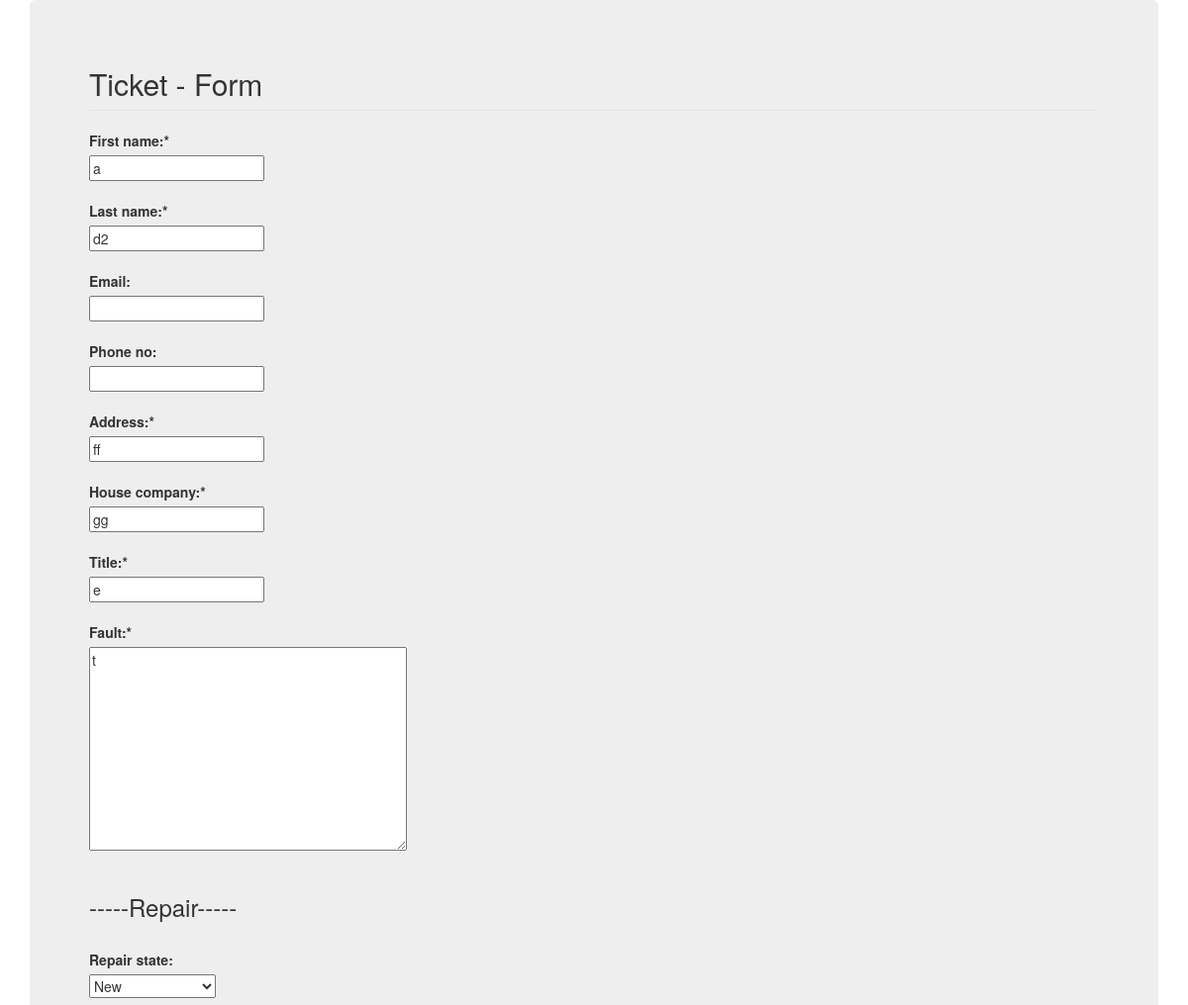
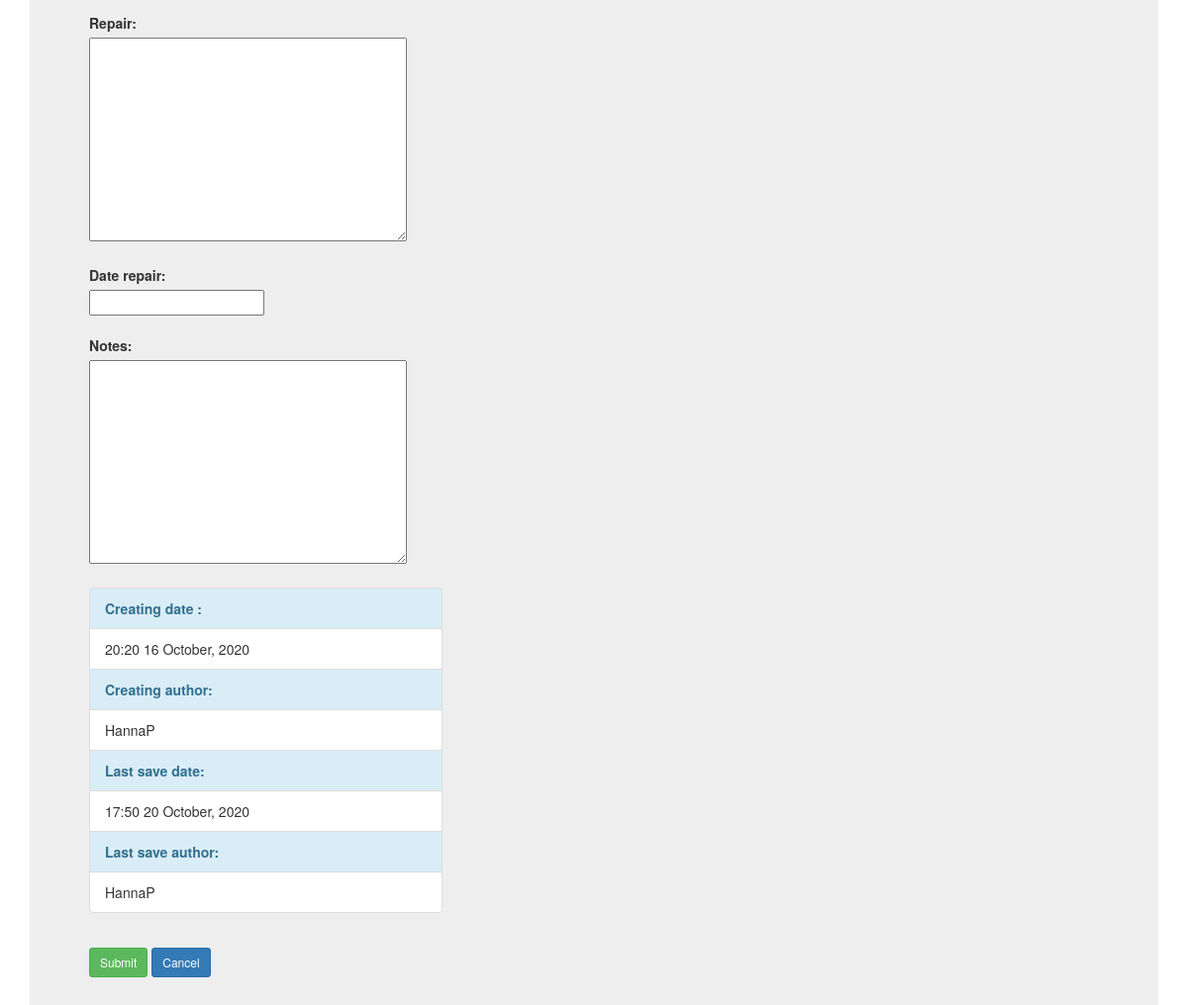
/ticket/49/update/ (signed in), run on the app's committed database (2 pictures, top to bottom).
### FacilitiesApp/models.py (models this page shows, shortened)
class Ticket(models.Model):
    first_name = models.CharField(max_length=100)
    last_name = models.CharField(max_length=100)
    email = models.CharField(max_length=100, blank=True)
    phone_no = models.CharField(max_length=100, blank=True)
    address = models.CharField(max_length=100)
    house_company = models.CharField(max_length=100)
    company_name = models.CharField(max_length=100)
    title = models.CharField(max_length=100, blank=False)
    fault = models.TextField(blank=False)
    repair_state = models.CharField(max_length=100, blank=False)
    repair = models.TextField(blank=True)
    date_repair = models.DateField(null=True, blank=True)
    notes = models.TextField(blank=True)
    date_posted = models.DateTimeField(default=timezone.now)
    date_last_save = models.DateTimeField(auto_now=timezone.now)
    username_first = models.CharField(max_length=100)
    author = models.ForeignKey(User, on_delete=models.PROTECT)

### FacilitiesApp/views.py (the view, shortened to what this page needs)
# urls.py: path('ticket/<int:pk>/update/', TicketUpdateView.as_view(), name='ticket-update'),
class TicketUpdateView(LoginRequiredMixin, UserPassesTestMixin, UpdateView):
    model = Ticket
    form_class = TicketForm
    success_url = '/'
    def get_template_names(self):
        if  self.request.user.profile.user_level > 1:
            template_name = 'FacilitiesApp/ticket_form.html'
        else:
            template_name = 'FacilitiesApp/ticket_list.html'
        return template_name
    def test_func(self):
        Ticket = self.get_object()
        if self.request.user.profile.members_of == Ticket.company_name:
            return True
        return False

### FacilitiesApp/forms.py
class TicketForm(ModelForm):
    class Meta:
        model = Ticket
        fields = ['first_name', 'last_name', 'address', 'title', 'fault','repair', 'repair_state', 'date_repair', 'phone_no', 'email', 'house_company', 'notes']
        widgets = {
            'date_repair': DateInput(),
            'repair_state': forms.Select(choices = REPAIR_CHOICES),
        }

### FacilitiesApp/templates/FacilitiesApp/ticket_form.html (shortened to what this page needs)
<!DOCTYPE html>
<html lang="en">
<head>
    <link rel="stylesheet" href="https://maxcdn.bootstrapcdn.com/bootstrap/3.3.7/css/bootstrap.min.css">
    <link rel="stylesheet" href="https://code.jquery.com/ui/1.11.0/themes/smoothness/jquery-ui.css">
</head>
<body>
	<div class="container">
		<div class="jumbotron">
			<h2>Ticket - Form</h2>
            {% block content %}
            <div class="content-section">
                <form method="POST">
                    <fieldset class="form-group">
                        <legend class="border-bottom mb-4"> </legend>
                        <label>First name:*</label><br>
                        {{ form.first_name }} <br><br>
                        <label>Last name:*</label><br>
                        {{ form.last_name }} <br><br>
                        <label>Email:</label><br>
                        {{ form.email }} <br><br>
                        <label>Phone no:</label><br>
                        {{ form.phone_no }} <br><br>
                        <label>Address:*</label><br>
                        {{ form.address }} <br><br>
                        <label>House company:*</label><br>
                        {{ form.house_company }}
                        <br><br>
                        <label>Title:*</label><br>
                        {{ form.title }}
                        <br><br>
                        <label>Fault:*</label><br>
                        {{ form.fault }}
                        <br><br>
                        <h3>-----Repair-----</h3><br>
                        <label>Repair state:</label><br>
                        {{form.repair_state }}
                        <br><br>
                        <label>Repair:</label><br>
                        {{ form.repair }}
                        <br><br>
                        <label>Date repair:</label><br>
                        {{ form.date_repair }}
                        <br><br>
                        <label>Notes:</label><br>
                        {{ form.notes }} <br>
                        <br>
                        <ul class="list-group" style="width:35%">
                            <li class="list-group-item list-group-item-info"><b> Creating date :</b></li>
                            <li class="list-group-item">{{ object.date_posted|date:"H:i d F, Y" }}</li>
                            <li class="list-group-item list-group-item-info"><b>Creating author:</b></li>
                            <li class="list-group-item">{{ object.username_first}}</li>
                            <li class="list-group-item list-group-item-info"><b>Last save date:</b></li>
                            <li class="list-group-item">{{ object.date_last_save|date:"H:i d F, Y" }}</li>
                            <li class="list-group-item list-group-item-info"><b>Last save author:</b></li>
                            <li class="list-group-item">{{ object.author}}</li>
                        </ul>
                    </fieldset>
                        <button class="btn btn-success btn-sm mt-1 mb-1" type="submit">Submit</button>
                        <a class="btn btn-primary btn-sm mt-1 mb-1" href="{% url 'home' %}">Cancel</a>
                </form>
            </div>
            {% endblock content %}
        </div>
    </div>
</body>
</html>

### data on the page
Ticket: first_name "a", last_name "d2", address "ff", house_company "gg", title "e", fault "t", repair_state "New", date_posted "20:20 16 October, 2020", username_first "HannaP", date_last_save "17:50 20 October, 2020", author "HannaP"
